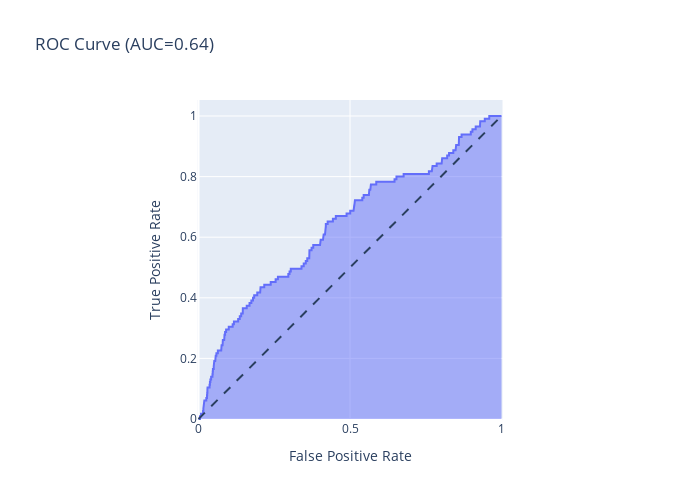

Source (notebook cell):
### Code cell
# Predict on y test
y_pred = best_model.predict_proba(X_test)[::,1]

fpr, tpr, _ = roc_curve(y_test,  y_pred)

# Compute AUC (Area Under the Curve)
auc = roc_auc_score(y_test, y_pred)

# first attempt
roc_auc_score(y_test,y_pred)

fig_log_auc = px.area(
    x=fpr, y=tpr,
    title=f'ROC Curve (AUC={auc:.2f})',
    labels=dict(x='False Positive Rate', y='True Positive Rate'),
    width=700, height=500
)
fig_log_auc.add_shape(
    type='line', line=dict(dash='dash'),
    x0=0, x1=1, y0=0, y1=1
)

fig_log_auc.update_yaxes(scaleanchor="x", scaleratio=1)
fig_log_auc.update_xaxes(constrain='domain')
fig_log_auc.show()

### Figure 1 — Plotly figure (JSON) as saved in the notebook; plotly's stock layout.template omitted (floating-point values rounded to 4 significant figures; data arrays with more than 128 entries replaced by an {"elided": "..."} marker saying what was removed)
{"data": [{"hovertemplate": "False Positive Rate=%{x}<br>True Positive Rate=%{y}<extra></extra>", "legendgroup": "", "line": {"color": "#636efa"}, "marker": {"symbol": "circle"}, "mode": "lines", "name": "", "orientation": "v", "showlegend": false, "stackgroup": "1", "type": "scatter", "x": {"elided": "240 float values"}, "xaxis": "x", "y": {"elided": "240 float values"}, "yaxis": "y"}], "layout": {"height": 500, "legend": {"tracegroupgap": 0}, "shapes": [{"line": {"dash": "dash"}, "type": "line", "x0": 0, "x1": 1, "y0": 0, "y1": 1}], "title": {"text": "ROC Curve (AUC=0.64)"}, "width": 700, "xaxis": {"anchor": "y", "constrain": "domain", "domain": [0, 1], "title": {"text": "False Positive Rate"}}, "yaxis": {"anchor": "x", "domain": [0, 1], "scaleanchor": "x", "scaleratio": 1, "title": {"text": "True Positive Rate"}}}}
